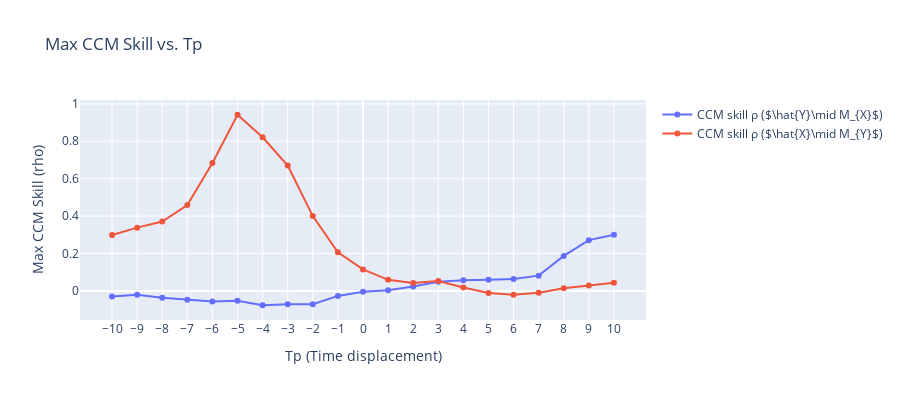

Write notebook code for a chart like this one.
### Code cell
# Build a dataframe for pyEDM
df = pd.DataFrame({
    "Time": time,
    "X": X,
    "Y": Y,
})


Tps = range(-10, 11)  # scanning Tp from -10 to 10
forward_max_rhos = []  # for X -> Y
reverse_max_rhos = []  # for Y -> X

# For each Tp, run CCM
for Tp in Tps:
    ccm_out = CCM(
        dataFrame   = df,
        E           = 2,
        tau         = 1,
        columns     = 'X',    # use X as the library (predictor)
        target      = 'Y',    # predict Y (target)
        libSizes    = '100 200 300 400',
        sample      = 100,
        random      = True,
        replacement = False,
        Tp          = Tp
    )

    forward_rho = ccm_out['X:Y'].max()  # X->Y (i.e. predicting Y from X)
    reverse_rho = ccm_out['Y:X'].max()  # Y->X (predicting X from Y)
    forward_max_rhos.append(forward_rho)
    reverse_max_rhos.append(reverse_rho)

# Plot the CCM skill vs. Tp using Plotly
fig = go.Figure()

# Plot for X -> Y
fig.add_trace(go.Scatter(
    x=list(Tps),
    y=forward_max_rhos,
    mode='lines+markers',
    name=fr"CCM skill ρ ($\hat{{Y}}\mid M_{{X}}$)"
))
# Plot for Y -> X
fig.add_trace(go.Scatter(
    x=list(Tps),
    y=reverse_max_rhos,
    mode='lines+markers',
    name=fr"CCM skill ρ ($\hat{{X}}\mid M_{{Y}}$)"
))

fig.update_layout(
    title="Max CCM Skill vs. Tp",
    xaxis_title="Tp (Time displacement)",
    yaxis_title="Max CCM Skill (rho)",
    width=900,
    height=400
)
fig.update_xaxes(tickmode='array', tickvals=list(Tps))
fig.show()

### Figure 1 — Plotly figure (JSON) as saved in the notebook; plotly's stock layout.template omitted (floating-point values rounded to 4 significant figures)
{"data": [{"mode": "lines+markers", "name": "CCM skill ρ ($\\hat{Y}\\mid M_{X}$)", "type": "scatter", "x": [-10, -9, -8, -7, -6, -5, -4, -3, -2, -1, 0, 1, 2, 3, 4, 5, 6, 7, 8, 9, 10], "y": [-0.02985, -0.02022, -0.03604, -0.04745, -0.05727, -0.05314, -0.07666, -0.07134, -0.07092, -0.02665, -0.004227, 0.003911, 0.02336, 0.04901, 0.05741, 0.06014, 0.06317, 0.08159, 0.1872, 0.2715, 0.3]}, {"mode": "lines+markers", "name": "CCM skill ρ ($\\hat{X}\\mid M_{Y}$)", "type": "scatter", "x": [-10, -9, -8, -7, -6, -5, -4, -3, -2, -1, 0, 1, 2, 3, 4, 5, 6, 7, 8, 9, 10], "y": [0.299, 0.3383, 0.3709, 0.4588, 0.6835, 0.9419, 0.8217, 0.6702, 0.4, 0.2069, 0.115, 0.0593, 0.04285, 0.05249, 0.01851, -0.01068, -0.02047, -0.01015, 0.01418, 0.02896, 0.04336]}], "layout": {"height": 400, "title": {"text": "Max CCM Skill vs. Tp"}, "width": 900, "xaxis": {"tickmode": "array", "tickvals": [-10, -9, -8, -7, -6, -5, -4, -3, -2, -1, 0, 1, 2, 3, 4, 5, 6, 7, 8, 9, 10], "title": {"text": "Tp (Time displacement)"}}, "yaxis": {"title": {"text": "Max CCM Skill (rho)"}}}}
